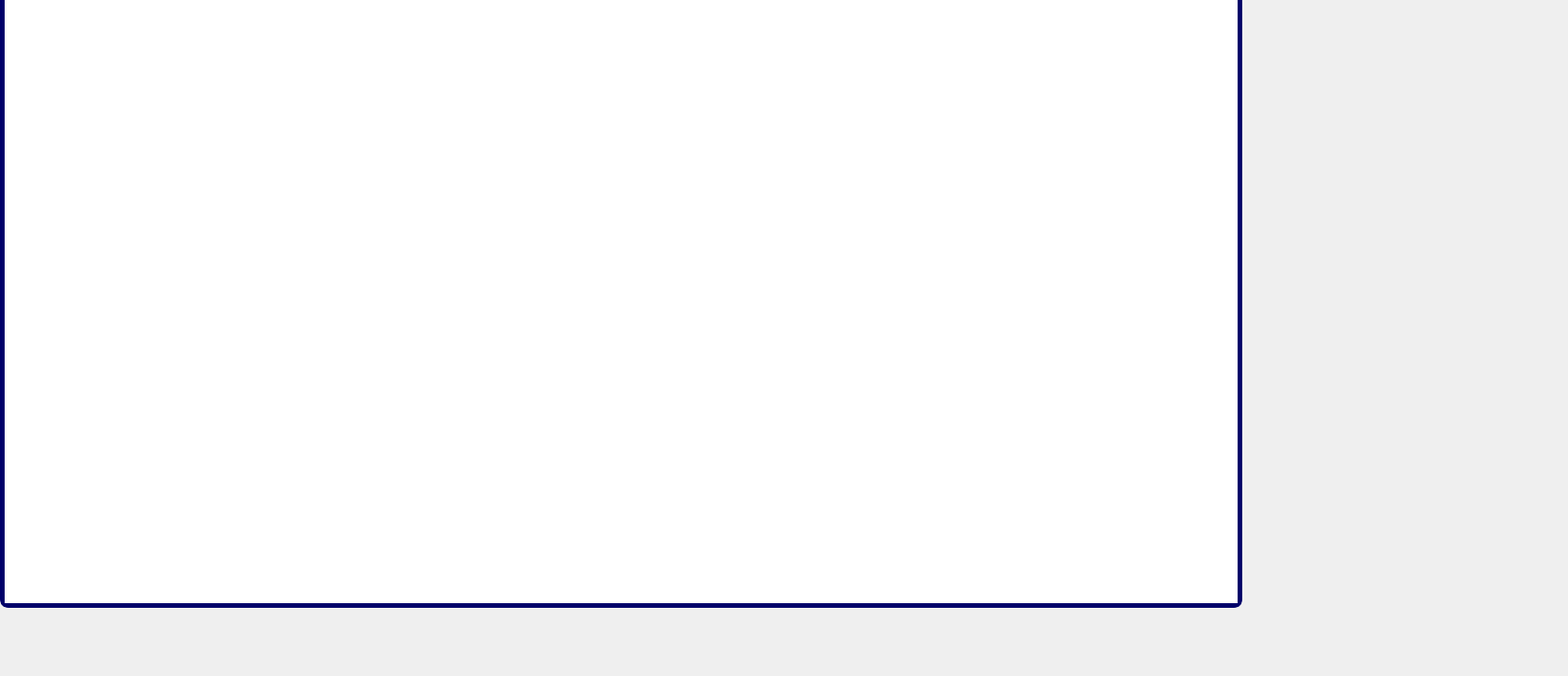
<?xml version="1.0" encoding="UTF-8"?>
<ui version="4.0">
 <class>alltest</class>
 <widget class="QDialog" name="alltest">
  <property name="geometry">
   <rect>
    <x>0</x>
    <y>0</y>
    <width>1680</width>
    <height>724</height>
   </rect>
  </property>
  <property name="windowTitle">
   <string>Dialog</string>
  </property>
  <property name="styleSheet">
   <string notr="true"/>
  </property>
  <widget class="QTableWidget" name="tableWidget">
   <property name="geometry">
    <rect>
     <x>0</x>
     <y>-10</y>
     <width>1331</width>
     <height>661</height>
    </rect>
   </property>
   <property name="font">
    <font>
     <pointsize>21</pointsize>
     <weight>75</weight>
     <bold>true</bold>
    </font>
   </property>
   <property name="styleSheet">
    <string notr="true">color: rgb(0, 0, 127);
border: 5px solid  rgb(0, 0, 106);
    border-radius: 9px;
    margin-top: 0.5em;
</string>
   </property>
  </widget>
 </widget>
 <resources/>
 <connections/>
</ui>
